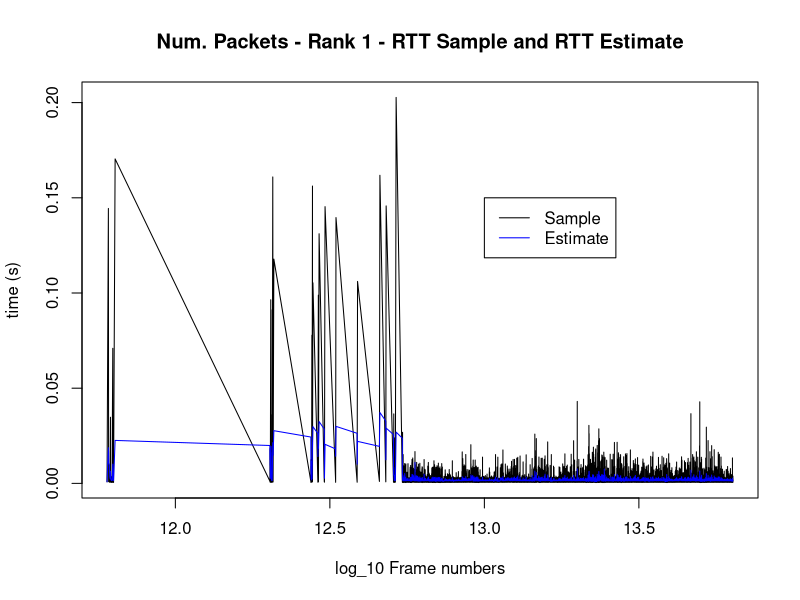

Write R code to recreate this figure.
data = read.csv(file="../../data/rtt/numpak/r1est.csv", header=FALSE, sep=",")

frame_number = log(data$V1)
rtt_sample = data$V2
rtt_est = data$V3

plot(frame_number, rtt_sample, type="l", xlab="log_10 Frame numbers", ylab="time (s)", main="Num. Packets - Rank 1 - RTT Sample and RTT Estimate")
lines(frame_number, rtt_est, col="blue")
legend(13,0.15, legend=c("Sample", "Estimate"), col=c("black", "blue"), lty=1)

dev.print(png, '../../plots/rtt/numpak/r1.png', width=500)

